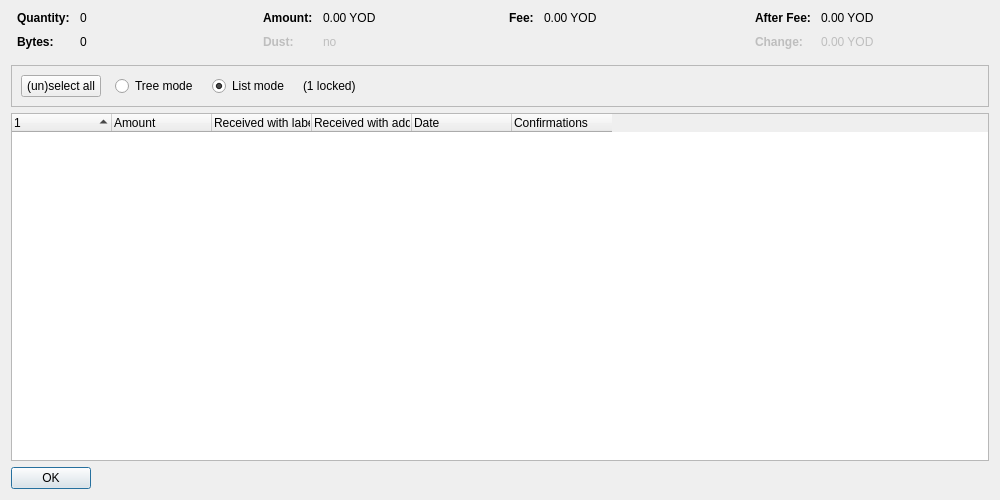
<?xml version="1.0" encoding="UTF-8"?>
<ui version="4.0">
 <class>CoinControlDialog</class>
 <widget class="QDialog" name="CoinControlDialog">
  <property name="geometry">
   <rect>
    <x>0</x>
    <y>0</y>
    <width>1000</width>
    <height>500</height>
   </rect>
  </property>
  <property name="windowTitle">
   <string>Coin Selection</string>
  </property>
  <layout class="QVBoxLayout" name="verticalLayout">
   <item>
    <layout class="QHBoxLayout" name="horizontalLayoutTop" stretch="0,0,0,0">
     <property name="topMargin">
      <number>0</number>
     </property>
     <property name="bottomMargin">
      <number>10</number>
     </property>
     <item>
      <layout class="QFormLayout" name="formLayoutCoinControl1">
       <property name="horizontalSpacing">
        <number>10</number>
       </property>
       <property name="verticalSpacing">
        <number>10</number>
       </property>
       <property name="leftMargin">
        <number>6</number>
       </property>
       <property name="rightMargin">
        <number>6</number>
       </property>
       <item row="0" column="0">
        <widget class="QLabel" name="labelCoinControlQuantityText">
         <property name="font">
          <font>
           <weight>75</weight>
           <bold>true</bold>
          </font>
         </property>
         <property name="text">
          <string>Quantity:</string>
         </property>
        </widget>
       </item>
       <item row="0" column="1">
        <widget class="QLabel" name="labelCoinControlQuantity">
         <property name="cursor">
          <cursorShape>IBeamCursor</cursorShape>
         </property>
         <property name="contextMenuPolicy">
          <enum>Qt::ActionsContextMenu</enum>
         </property>
         <property name="text">
          <string notr="true">0</string>
         </property>
         <property name="textInteractionFlags">
          <set>Qt::LinksAccessibleByMouse|Qt::TextSelectableByKeyboard|Qt::TextSelectableByMouse</set>
         </property>
        </widget>
       </item>
       <item row="1" column="0">
        <widget class="QLabel" name="labelCoinControlBytesText">
         <property name="font">
          <font>
           <weight>75</weight>
           <bold>true</bold>
          </font>
         </property>
         <property name="text">
          <string>Bytes:</string>
         </property>
        </widget>
       </item>
       <item row="1" column="1">
        <widget class="QLabel" name="labelCoinControlBytes">
         <property name="cursor">
          <cursorShape>IBeamCursor</cursorShape>
         </property>
         <property name="contextMenuPolicy">
          <enum>Qt::ActionsContextMenu</enum>
         </property>
         <property name="text">
          <string notr="true">0</string>
         </property>
         <property name="textInteractionFlags">
          <set>Qt::LinksAccessibleByMouse|Qt::TextSelectableByKeyboard|Qt::TextSelectableByMouse</set>
         </property>
        </widget>
       </item>
      </layout>
     </item>
     <item>
      <layout class="QFormLayout" name="formLayoutCoinControl2">
       <property name="horizontalSpacing">
        <number>10</number>
       </property>
       <property name="verticalSpacing">
        <number>10</number>
       </property>
       <property name="leftMargin">
        <number>6</number>
       </property>
       <property name="rightMargin">
        <number>6</number>
       </property>
       <item row="0" column="0">
        <widget class="QLabel" name="labelCoinControlAmountText">
         <property name="font">
          <font>
           <weight>75</weight>
           <bold>true</bold>
          </font>
         </property>
         <property name="text">
          <string>Amount:</string>
         </property>
        </widget>
       </item>
       <item row="0" column="1">
        <widget class="QLabel" name="labelCoinControlAmount">
         <property name="cursor">
          <cursorShape>IBeamCursor</cursorShape>
         </property>
         <property name="contextMenuPolicy">
          <enum>Qt::ActionsContextMenu</enum>
         </property>
         <property name="text">
          <string notr="true">0.00 YOD</string>
         </property>
         <property name="textInteractionFlags">
          <set>Qt::LinksAccessibleByMouse|Qt::TextSelectableByKeyboard|Qt::TextSelectableByMouse</set>
         </property>
        </widget>
       </item>
       <item row="1" column="0">
        <widget class="QLabel" name="labelCoinControlLowOutputText">
         <property name="enabled">
          <bool>false</bool>
         </property>
         <property name="font">
          <font>
           <weight>75</weight>
           <bold>true</bold>
          </font>
         </property>
         <property name="text">
          <string>Dust:</string>
         </property>
        </widget>
       </item>
       <item row="1" column="1">
        <widget class="QLabel" name="labelCoinControlLowOutput">
         <property name="enabled">
          <bool>false</bool>
         </property>
         <property name="cursor">
          <cursorShape>IBeamCursor</cursorShape>
         </property>
         <property name="contextMenuPolicy">
          <enum>Qt::ActionsContextMenu</enum>
         </property>
         <property name="text">
          <string notr="true">no</string>
         </property>
         <property name="textInteractionFlags">
          <set>Qt::LinksAccessibleByMouse|Qt::TextSelectableByKeyboard|Qt::TextSelectableByMouse</set>
         </property>
        </widget>
       </item>
      </layout>
     </item>
     <item>
      <layout class="QFormLayout" name="formLayoutCoinControl3">
       <property name="horizontalSpacing">
        <number>10</number>
       </property>
       <property name="verticalSpacing">
        <number>10</number>
       </property>
       <property name="leftMargin">
        <number>6</number>
       </property>
       <property name="rightMargin">
        <number>6</number>
       </property>
       <item row="0" column="0">
        <widget class="QLabel" name="labelCoinControlFeeText">
         <property name="font">
          <font>
           <weight>75</weight>
           <bold>true</bold>
          </font>
         </property>
         <property name="text">
          <string>Fee:</string>
         </property>
        </widget>
       </item>
       <item row="0" column="1">
        <widget class="QLabel" name="labelCoinControlFee">
         <property name="cursor">
          <cursorShape>IBeamCursor</cursorShape>
         </property>
         <property name="contextMenuPolicy">
          <enum>Qt::ActionsContextMenu</enum>
         </property>
         <property name="text">
          <string notr="true">0.00 YOD</string>
         </property>
         <property name="textInteractionFlags">
          <set>Qt::LinksAccessibleByMouse|Qt::TextSelectableByKeyboard|Qt::TextSelectableByMouse</set>
         </property>
        </widget>
       </item>
      </layout>
     </item>
     <item>
      <layout class="QFormLayout" name="formLayoutCoinControl4">
       <property name="horizontalSpacing">
        <number>10</number>
       </property>
       <property name="verticalSpacing">
        <number>10</number>
       </property>
       <property name="leftMargin">
        <number>6</number>
       </property>
       <property name="rightMargin">
        <number>6</number>
       </property>
       <item row="0" column="0">
        <widget class="QLabel" name="labelCoinControlAfterFeeText">
         <property name="font">
          <font>
           <weight>75</weight>
           <bold>true</bold>
          </font>
         </property>
         <property name="text">
          <string>After Fee:</string>
         </property>
        </widget>
       </item>
       <item row="0" column="1">
        <widget class="QLabel" name="labelCoinControlAfterFee">
         <property name="cursor">
          <cursorShape>IBeamCursor</cursorShape>
         </property>
         <property name="contextMenuPolicy">
          <enum>Qt::ActionsContextMenu</enum>
         </property>
         <property name="text">
          <string notr="true">0.00 YOD</string>
         </property>
         <property name="textInteractionFlags">
          <set>Qt::LinksAccessibleByMouse|Qt::TextSelectableByKeyboard|Qt::TextSelectableByMouse</set>
         </property>
        </widget>
       </item>
       <item row="1" column="0">
        <widget class="QLabel" name="labelCoinControlChangeText">
         <property name="enabled">
          <bool>false</bool>
         </property>
         <property name="font">
          <font>
           <weight>75</weight>
           <bold>true</bold>
          </font>
         </property>
         <property name="text">
          <string>Change:</string>
         </property>
        </widget>
       </item>
       <item row="1" column="1">
        <widget class="QLabel" name="labelCoinControlChange">
         <property name="enabled">
          <bool>false</bool>
         </property>
         <property name="cursor">
          <cursorShape>IBeamCursor</cursorShape>
         </property>
         <property name="contextMenuPolicy">
          <enum>Qt::ActionsContextMenu</enum>
         </property>
         <property name="text">
          <string notr="true">0.00 YOD</string>
         </property>
         <property name="textInteractionFlags">
          <set>Qt::LinksAccessibleByMouse|Qt::TextSelectableByKeyboard|Qt::TextSelectableByMouse</set>
         </property>
        </widget>
       </item>
      </layout>
     </item>
    </layout>
   </item>
   <item>
    <widget class="QFrame" name="frame">
     <property name="minimumSize">
      <size>
       <width>0</width>
       <height>40</height>
      </size>
     </property>
     <property name="frameShape">
      <enum>QFrame::StyledPanel</enum>
     </property>
     <property name="frameShadow">
      <enum>QFrame::Sunken</enum>
     </property>
     <layout class="QHBoxLayout" name="horizontalLayout">
      <item>
       <layout class="QHBoxLayout" name="horizontalLayoutPanel" stretch="0,0,0,0,0">
        <property name="spacing">
         <number>14</number>
        </property>
        <item>
         <widget class="QPushButton" name="pushButtonSelectAll">
          <property name="sizePolicy">
           <sizepolicy hsizetype="Maximum" vsizetype="Fixed">
            <horstretch>0</horstretch>
            <verstretch>0</verstretch>
           </sizepolicy>
          </property>
          <property name="text">
           <string>(un)select all</string>
          </property>
          <property name="autoDefault">
           <bool>false</bool>
          </property>
         </widget>
        </item>
        <item>
         <widget class="QRadioButton" name="radioTreeMode">
          <property name="sizePolicy">
           <sizepolicy hsizetype="Maximum" vsizetype="Fixed">
            <horstretch>0</horstretch>
            <verstretch>0</verstretch>
           </sizepolicy>
          </property>
          <property name="text">
           <string>Tree mode</string>
          </property>
         </widget>
        </item>
        <item>
         <widget class="QRadioButton" name="radioListMode">
          <property name="sizePolicy">
           <sizepolicy hsizetype="Maximum" vsizetype="Fixed">
            <horstretch>0</horstretch>
            <verstretch>0</verstretch>
           </sizepolicy>
          </property>
          <property name="text">
           <string>List mode</string>
          </property>
          <property name="checked">
           <bool>true</bool>
          </property>
         </widget>
        </item>
        <item>
         <widget class="QLabel" name="labelLocked">
          <property name="text">
           <string notr="true">(1 locked)</string>
          </property>
         </widget>
        </item>
        <item>
         <spacer name="horizontalSpacer">
          <property name="orientation">
           <enum>Qt::Horizontal</enum>
          </property>
          <property name="sizeHint" stdset="0">
           <size>
            <width>40</width>
            <height>20</height>
           </size>
          </property>
         </spacer>
        </item>
       </layout>
      </item>
     </layout>
    </widget>
   </item>
   <item>
    <widget class="CoinControlTreeWidget" name="treeWidget">
     <property name="contextMenuPolicy">
      <enum>Qt::CustomContextMenu</enum>
     </property>
     <property name="sortingEnabled">
      <bool>false</bool>
     </property>
     <property name="columnCount">
      <number>6</number>
     </property>
     <attribute name="headerShowSortIndicator" stdset="0">
      <bool>true</bool>
     </attribute>
     <attribute name="headerStretchLastSection">
      <bool>false</bool>
     </attribute>
     <column>
      <property name="text">
       <string/>
      </property>
     </column>
     <column>
      <property name="text">
       <string>Amount</string>
      </property>
     </column>
     <column>
      <property name="text">
       <string>Received with label</string>
      </property>
     </column>
     <column>
      <property name="text">
       <string>Received with address</string>
      </property>
     </column>
     <column>
      <property name="text">
       <string>Date</string>
      </property>
     </column>
     <column>
      <property name="text">
       <string>Confirmations</string>
      </property>
      <property name="toolTip">
       <string>Confirmed</string>
      </property>
     </column>
     <column>
      <property name="text">
       <string/>
      </property>
     </column>
     <column>
      <property name="text">
       <string/>
      </property>
     </column>
     <column>
      <property name="text">
       <string/>
      </property>
     </column>
     <column>
      <property name="text">
       <string/>
      </property>
     </column>
    </widget>
   </item>
   <item>
    <widget class="QDialogButtonBox" name="buttonBox">
     <property name="sizePolicy">
      <sizepolicy hsizetype="Maximum" vsizetype="Fixed">
       <horstretch>0</horstretch>
       <verstretch>0</verstretch>
      </sizepolicy>
     </property>
     <property name="orientation">
      <enum>Qt::Horizontal</enum>
     </property>
     <property name="standardButtons">
      <set>QDialogButtonBox::Ok</set>
     </property>
    </widget>
   </item>
  </layout>
 </widget>
 <customwidgets>
  <customwidget>
   <class>CoinControlTreeWidget</class>
   <extends>QTreeWidget</extends>
   <header>qt/coincontroltreewidget.h</header>
  </customwidget>
 </customwidgets>
 <resources/>
 <connections/>
</ui>
